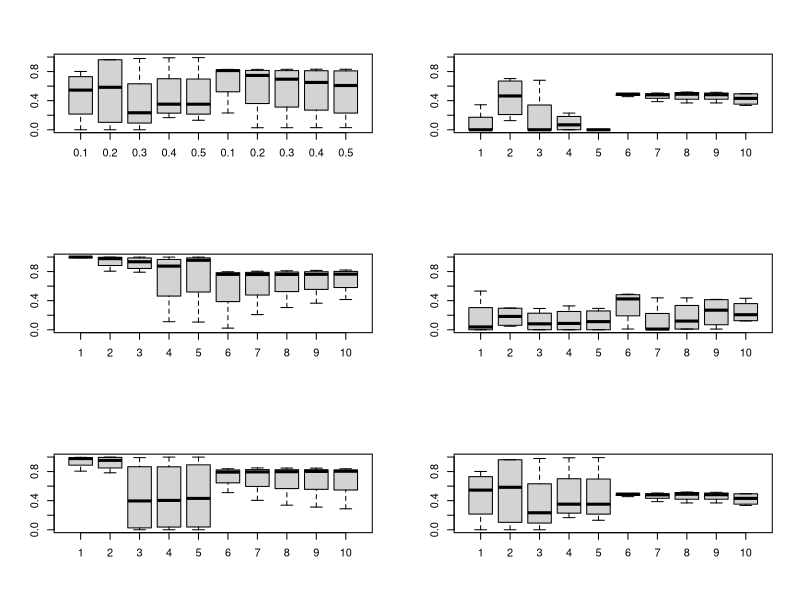

Reproduce this figure in R.
# exercise 16.4 #

library(glmnet)

# initialize values
N <- 50
p <- 300
p_mid <- 10
p_bot <- 30

single_run <- function(i, N, p, p_mid, p_bot, signal_to_noise)
{
  result <- c(NA, NA, NA, NA, NA, NA, NA, NA, NA, NA, NA, NA)
  names(result) <- c('lasso_cont_top', 'lasso_cont_mid', 'lasso_cont_bot',
                     'ridge_cont_top', 'ridge_cont_mid', 'ridge_cont_bot',
                     'lasso_bin_top', 'lasso_bin_mid', 'lasso_bin_bot',
                     'ridge_bin_top', 'ridge_bin_mid', 'ridge_bin_bot')
  set.seed(i)
  # generate X
  X <- matrix(rnorm(N * p), ncol = p, nrow = N)
  
  # generate the regression coefficients
  beta_top <- rnorm(p)
  beta_mid <- c(rnorm(p_mid), rep(0, p - p_mid))
  beta_bot <- c(rnorm(p_bot), rep(0, p - p_bot))

  # generate the responses
  # continuous
  Y_top <- X%*%beta_top + rnorm(N, sd = sqrt(var(X%*%beta_top)*signal_to_noise))
  Y_mid <- X%*%beta_mid + rnorm(N, sd = sqrt(var(X%*%beta_mid)*signal_to_noise))
  Y_bot <- X%*%beta_bot + rnorm(N, sd = sqrt(var(X%*%beta_bot)*signal_to_noise))
  # binomial
  epsilon <- rnorm(N, sd = sqrt(var(X%*%beta_top)*signal_to_noise))
  G_top <- rbinom(n = N, size = 1, prob = exp(X%*%beta_top + epsilon)/(1 + exp(X%*%beta_top + epsilon)))
  epsilon <- rnorm(N, sd = sqrt(var(X%*%beta_mid)*signal_to_noise))
  G_mid <- rbinom(n = N, size = 1, prob = exp(X%*%beta_mid + epsilon)/(1 + exp(X%*%beta_mid + epsilon)))
  epsilon <- rnorm(N, sd = sqrt(var(X%*%beta_bot)*signal_to_noise))
  G_bot <- rbinom(n = N, size = 1, prob = exp(X%*%beta_bot + epsilon)/(1 + exp(X%*%beta_bot + epsilon)))
  
  # find lambda
  lambda <- cv.glmnet(x = X, y = Y_top, alpha = 1)
  result[1] <- glmnet(x = X, y = Y_top, alpha = 1, lambda = lambda$lambda.min)$dev.ratio
  lambda <- cv.glmnet(x = X, y = Y_mid, alpha = 1)
  result[2] <- glmnet(x = X, y = Y_mid, alpha = 1, lambda = lambda$lambda.min)$dev.ratio
  lambda <- cv.glmnet(x = X, y = Y_bot, alpha = 1)
  result[3] <- glmnet(x = X, y = Y_bot, alpha = 1, lambda = lambda$lambda.min)$dev.ratio
  lambda <- cv.glmnet(x = X, y = Y_top, alpha = 0)
  result[4] <- glmnet(x = X, y = Y_top, alpha = 0, lambda = lambda$lambda.min)$dev.ratio
  lambda <- cv.glmnet(x = X, y = Y_mid, alpha = 0)
  result[5] <- glmnet(x = X, y = Y_mid, alpha = 0, lambda = lambda$lambda.min)$dev.ratio
  lambda <- cv.glmnet(x = X, y = Y_bot, alpha = 0)
  result[6] <- glmnet(x = X, y = Y_bot, alpha = 0, lambda = lambda$lambda.min)$dev.ratio
  lambda <- cv.glmnet(x = X, y = G_top, alpha = 1, family = 'binomial')
  result[7] <- glmnet(x = X, y = G_top, alpha = 1, lambda = lambda$lambda.min, family = 'binomial')$dev.ratio
  lambda <- cv.glmnet(x = X, y = G_mid, alpha = 1, family = 'binomial')
  result[8] <- glmnet(x = X, y = G_mid, alpha = 1, lambda = lambda$lambda.min, family = 'binomial')$dev.ratio
  lambda <- cv.glmnet(x = X, y = G_bot, alpha = 1, family = 'binomial')
  result[9] <- glmnet(x = X, y = G_bot, alpha = 1, lambda = lambda$lambda.min, family = 'binomial')$dev.ratio
  lambda <- cv.glmnet(x = X, y = G_top, alpha = 0, family = 'binomial')
  result[10] <- glmnet(x = X, y = G_top, alpha = 0, lambda = lambda$lambda.min, family = 'binomial')$dev.ratio
  lambda <- cv.glmnet(x = X, y = G_mid, alpha = 0, family = 'binomial')
  result[11] <- glmnet(x = X, y = G_mid, alpha = 0, lambda = lambda$lambda.min, family = 'binomial')$dev.ratio
  lambda <- cv.glmnet(x = X, y = G_bot, alpha = 0, family = 'binomial')
  result[12] <- glmnet(x = X, y = G_bot, alpha = 0, lambda = lambda$lambda.min, family = 'binomial')$dev.ratio
  
  result
}

all1 <- sapply(1:4, single_run, N = N, p = p, p_mid = p_mid, p_bot = p_bot, signal_to_noise = 0.1)
all2 <- sapply(1:4, single_run, N = N, p = p, p_mid = p_mid, p_bot = p_bot, signal_to_noise = 0.2)
all3 <- sapply(1:4, single_run, N = N, p = p, p_mid = p_mid, p_bot = p_bot, signal_to_noise = 0.3)
all4 <- sapply(1:4, single_run, N = N, p = p, p_mid = p_mid, p_bot = p_bot, signal_to_noise = 0.4)
all5 <- sapply(1:4, single_run, N = N, p = p, p_mid = p_mid, p_bot = p_bot, signal_to_noise = 0.5)

plot_tl <- cbind(all1[1, ], all2[1, ], all3[1, ], all4[1, ], all5[1, ],
                 all1[4, ] ,all2[4, ], all3[4, ], all4[4, ], all5[4, ])
plot_tr <- cbind(all1[7, ], all2[7, ], all3[7, ], all4[7, ], all5[7, ],
                 all1[10, ] ,all2[10, ], all3[10, ], all4[10, ], all5[10, ])
plot_ml <- cbind(all1[2, ], all2[2, ], all3[2, ], all4[2, ], all5[2, ],
                 all1[5, ] ,all2[5, ], all3[5, ], all4[5, ], all5[5, ])
plot_mr <- cbind(all1[8, ], all2[8, ], all3[8, ], all4[8, ], all5[8, ],
                 all1[11, ] ,all2[11, ], all3[11, ], all4[11, ], all5[11, ])
plot_bl <- cbind(all1[3, ], all2[3, ], all3[3, ], all4[3, ], all5[3, ],
                 all1[6, ] ,all2[6, ], all3[6, ], all4[6, ], all5[6, ])
plot_br <- cbind(all1[1, ], all2[1, ], all3[1, ], all4[1, ], all5[1, ],
                 all1[10, ] ,all2[10, ], all3[10, ], all4[10, ], all5[10, ])

par(mfrow = c(3,2))
boxplot(plot_tl, ylim = c(0, 1), names = c('0.1', '0.2', '0.3', '0.4',
                                           '0.5', '0.1', '0.2', '0.3',
                                           '0.4', '0.5'))
boxplot(plot_tr, ylim = c(0, 1))
boxplot(plot_ml, ylim = c(0, 1))
boxplot(plot_mr, ylim = c(0, 1))
boxplot(plot_bl, ylim = c(0, 1))
boxplot(plot_br, ylim = c(0, 1))


